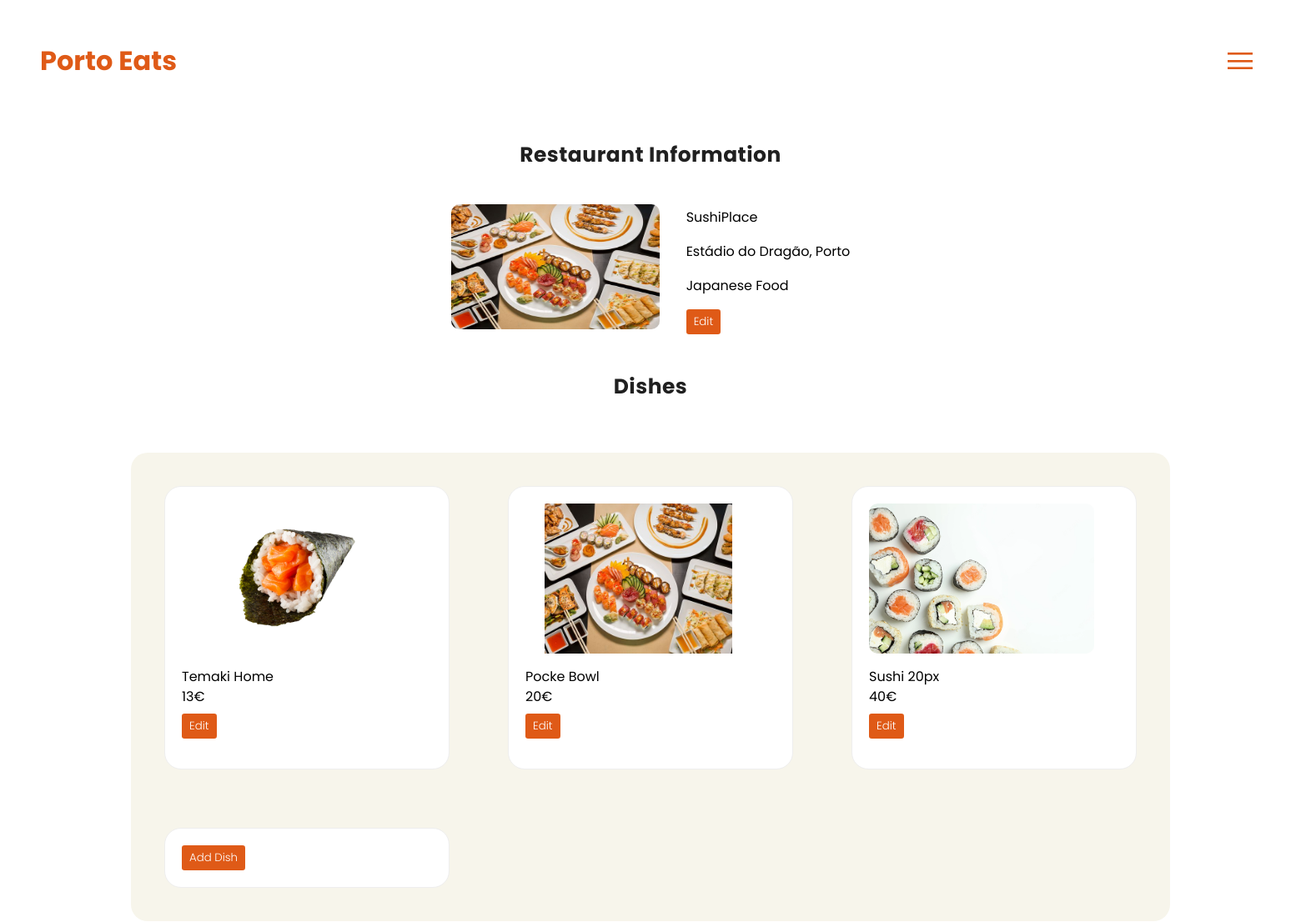
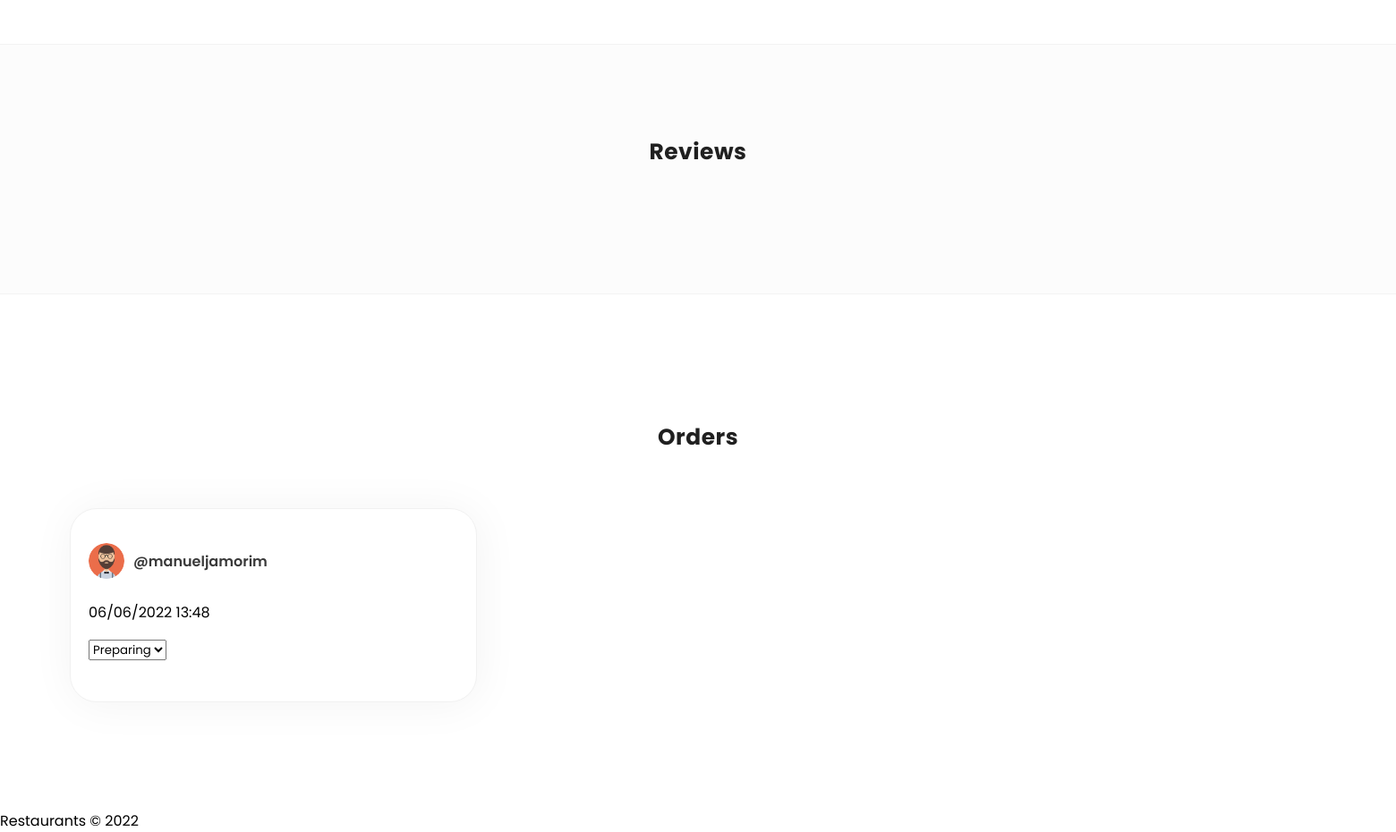
Screenshot of /restaurant_page.php?id=6 (signed in) with the database file from the repository (2 pictures, top to bottom).
### tables this page shows
CREATE TABLE Orders (
  id                INTEGER PRIMARY KEY,
  state             STRING CHECK(state == 'ready' OR state == 'preparing' OR state == 'received' OR state == 'delivered'),
  date              Date,
  id_restaurant     INTEGER References Restaurant(id),
  id_user           INTEGER References User(id)
);

CREATE TABLE User (
  id            INTEGER PRIMARY KEY,
  isOwner     BOOLEAN,
  username		STRING UNIQUE NOT NULL,
  password	    STRING NOT NULL check(length(password) >= 8),
  address        STRING,
  phoneNumber   INTEGER NOT NULL check(length(phoneNumber) == 9)
);

### database/restaurant_class.php (called while the page is built, shortened)
<?php
class Restaurant {
    public static function getRestaurantWithId(PDO $db, int $id) {
      $stmt = $db->prepare('
      SELECT  Restaurant.id as id, Restaurant.name as name, address, id_Owner, Category.id as id_Category, Category.name as category_name
      FROM Restaurant
      Inner Join Category
      On Restaurant.id_Category = Category.id
      WHERE Restaurant.id = ?
      ');
      $stmt->execute(array($id));
      if ($restaurant = $stmt->fetch()) {
        return $restaurant;
      } else return null;
      exit(0);
    }
    public static function getOrdersWithRestaurant(PDO $db, int $id){
      $stmt = $db->prepare('
        SELECT  Orders.id as id, state, date, id_user, username
        FROM Orders
        Inner Join User
        On id_user = User.id
        WHERE  id_restaurant = ?
        Order by date
      ');
      $stmt->execute(array($id));
      $orders = $stmt->fetchAll();
      $result = array();
      foreach($orders as $order) {
        array_push($result, $order);
      }
      return $result;
    }
}
?>

### database/dish_class.php (called while the page is built, shortened)
<?php
class Dish {
    static function getDishesRestaurant(PDO $db, int $id) : array {
        $stmt = $db->prepare('
        SELECT id, Dish.name, price, Dish.id_category
        FROM Dish
        WHERE id_restaurant = ?
        ');
        $stmt->execute(array($id));
        if ($dishes = $stmt->fetchAll()) {
            $result = array();
          foreach($dishes as $dish) {
            array_push($result, $dish);
          }
        } else return array();
        return $result;
    }
    static function getDishNextId(PDO $db){
        $stmt = $db-> prepare('SELECT max(id)
        FROM Dish
      ');
      $stmt->execute();
      $dish = $stmt->fetch();
      return $dish['max(id)'] + 1;
    }
}
?>

### restaurant_page.php (the view, shortened to what this page needs)
<!DOCTYPE html>
<html lang="en-US">
<head>
  <link rel="stylesheet" href="CSS/style_all.css">
  <link rel="stylesheet" href="CSS/style_restaurants.css">
  <link rel="stylesheet" href="CSS/style_my_restaurants_dishes.css">
</head>
<body class="mainpage">
<header>
        <h1><a href="/">Porto Eats</a></h1>
        <div class="toggle" onclick="toggleMenu();">
        </div>
</header>
    <div class="heading">
              <h2>Restaurant Information</h2>
    </div>
    <div id="my_restaurant_container">
      <?php
      require_once('database/connection.db.php');
      require_once('database/restaurant_class.php');
      require_once('database/dish_class.php');
      $db = getDatabaseConnection();
      $restaurant = Restaurant::getRestaurantWithId($db, $_GET['id']);
      if($restaurant!=null){
            echo
            '<div class = "crop" ><img src="IMAGES/Restaurants/'. $restaurant['id'] .'.jpeg"> </div>' .
            '<div id="profile-form"><div id="profile"> <p id="info-name" >' . $restaurant['name'] . ' </p>
            <p id="info-address">'.$restaurant['address'].'</p>
            <p id="info-category">'. $restaurant['category_name'] .'</p> </div>';
        }
      ?>
      <form class="restaurant_info" method="post">
        <button class="btn" id="btn">Edit</button>
      </form>
      </div>
    </div>
    <div class="heading">
              <h2>Dishes</h2>
    </div>
    <div id="dishes">
    <div id="dishes-container">
        <?php
            $dishes = Dish::getDishesRestaurant($db, $_GET['id']);
            foreach($dishes as $dish){
                echo '<div class="dish-box" id="'.$dish['id'].'">
                <div class = "crop" ><img src="IMAGES/Dishes/'. $dish['id'] .'.jpeg"> </div>'
                . '<p class="info name">'.$dish['name'] .'</p>'
                . '<p class="info price">'.$dish['price'] .'€</p>'
                .'
                <form id="'.$dish['id'].'" class="form_dish" method="post">
                <p><input type="file" id ="dish_image" > </p>
                <p><input type="text" id="dish_name" placeholder="Dish name"></p>
                <p><input type="number" step="0.01" min=0 id="dish_price" placeholder="Dish price"></p>
                <button class="btn" id="'.$dish['id'].'">Edit</button>
                <p id="message"> </p>
                </form>
                </div>';
            }
    $dish_count = Dish::getDishNextId($db);
    echo '<div class="dish-box"';
    echo '<div id="'.$dish_count.'">
    <form id="'.$dish_count.'" class="form_dish_add" method="post">
    <p class="dish_add_p">Photo: <input type="file" id ="dish_image" > </p>
    <p class="dish_add_p">Name: <input type="text" id="dish_name" placeholder="Dish name"></p>
    <p class="dish_add_p">Price: <input type="number" step="0.01" min=0 id="dish_price" placeholder="Dish price"></p>
    <button class="btn" id="'.$dish_count.'">Add Dish</button>
    </form>
    </div>';
    echo "</div>";
    echo "</div>";
    ?>
    <div id="reviews">
        <div class="heading">
                <h2>Reviews</h2>
        </div>
    </div>
    <div id="orders">
        <div class="heading">
                <h2>Orders</h2>
        </div>
        <div id="orders-container">
    <?php
            $orders = Restaurant::getOrdersWithRestaurant($db, $_GET['id']);
            foreach($orders as $order){
                echo '<div class="order"> <div id="'.$order['id'].'">
                <div class="profile">
                    <img src="Images/Users/'.$order['id_user'].'.png" >
                    <div class="profile-text">
                    <p class="info username">@'.$order['username'] .'</p>
                    </div>
                </div>';
                echo '<p class="info date">'.$order['date'] .'</p>';
                echo '<p><select class="info state" id="'.$order['id'].'" onchange="changeState(this)">';
                    echo '<option '; if($order['state']=="preparing") {echo 'selected="selected"';} echo 'value="preparing">Preparing</option>';
                echo '</select></p>
                </div>
                </div>';
            }
        ?>
        </div>
    </div>
    </body>
  <footer>
   <span>Restaurants &copy; 2022</span>
  </footer>
  </html>

### CSS/style_all.css (style rules this page uses)
* { font-family: 'Poppins', sans-serif; }
.mainpage { overflow-x: hidden; padding: 0; margin: 0; border: 0; }
body { height: 100%; }
header { padding: 1em; display: flex; align-items: center; justify-content: space-between; }
a { text-decoration: none; color: #DF5A17; }
.toggle { width: 50px; height: 50px; background: url(../IMAGES/menu.png); background-size: 30px; background-position: center; background-repeat: no-repeat; cursor: pointer; z-index: 9999; margin-right: 4em; margin-top: 2em; margin-left: auto; margin-bottom: 2em; }

### CSS/style_restaurants.css (style rules this page uses)
header h1 a { margin-left: 1em; }
.toggle { margin-right: 2em; }
#category, #restaurants, #dishes, #favourite-dishes { display: flex; flex-direction: column; max-width: 1000px; margin: 50px auto; }
.heading { display: flex; justify-content: space-between; align-items: center; }
.heading h2 { font-size: 1.56rem; font-weight: 700; color: #202020; letter-spacing: 0.5px; }
#restaurants-container, #dishes-container { display: flex; align-items: center; margin-top: 40px; flex-wrap: wrap; justify-content: center; }
.rest, .dish-box { margin: 20px; line-height: 0.5em; }
.crop { overflow: hidden; border-radius: 10px; margin-bottom: 1.5em; }
.crop img { width: 250px; height: 150px; border-radius: 10px; vertical-align: middle; }
.dish-box { width: 300px; border: 1px solid #eeeeee; background-color: #ffffff; padding: 20px; border-radius: 20px; position: relative; }
.dish-box img { width: 90%; height: 180px; object-fit: contain; object-position: center; margin: auto; }
#dishes-container { background-color: #F7F5EB; border-radius: 20px; grid-gap: 30px; padding: 20px; display: grid; grid-template-columns: 1fr 1fr 1fr; }
#dishes, #favourite-dishes { max-width: 100%; justify-content: center; align-items: center; }
#reviews { display: flex; flex-direction: column; justify-content: center; align-items: center; background-color: #f6f6f656; padding: 80px 0px; margin: 40px 0px; border-top: 1px solid #f3f3f3; border-bottom: 1px solid #f3f3f3; }
#reviews-container, #orders-container { display: grid; grid-template-columns: 1fr 1fr 1fr; grid-gap: 20px; width: 90%; margin-top: 40px; }
.profile { display: flex; align-items: center; }
.profile img { width:40px; height: 40px; object-fit: cover; object-position: center; border-radius: 50%; }
.profile-text { display: flex; flex-direction: column; margin-left: 10px; }
.profile-text p.info.username { color: #393939; font-size: 1rem; font-weight: 600; }
#orders { display: flex; flex-direction: column; justify-content: center; align-items: center; padding: 80px 0px; margin: 40px 0px; }
.order { background-color: #ffffff; padding: 30px 20px; border: 1px solid #f1f1f1; box-shadow: 2px 2px 50px rgba(0,0,0,0.05); border-radius: 30px; }

### CSS/style_my_restaurants_dishes.css (style rules this page uses)
.heading { display: flex; justify-content: center; }
#my_restaurant_container { display: flex; justify-content: center; align-items: center; padding: 5px; }
#my_restaurant_container img { margin-right: 2em; margin-top: 1em; }
#my_restaurant_container .crop { overflow: visible; }
#dishes { margin-top: 0; }
.btn { color: #fff; font-weight: 300; background-color: #DF5A17; border-color: #DF5A17; border: 1px solid transparent; padding: 0.25rem 0.5rem; border-radius: 0.2rem; transition: all ease 0.3s; }

### rows the page displays
orders: id_user.username "manueljamorim", date "06/06/2022 13:48", state+id "Preparing"

### other values shown
$restaurant['name'] "SushiPlace"
$restaurant['address'] "Estádio do Dragão, Porto"
$restaurant['category_name'] "Japanese Food"
$dish['name'] "Temaki Home"
$dish['price'] "13"
$dish['name'] "Pocke Bowl"
$dish['price'] "20"
$dish['name'] "Sushi 20px"
$dish['price'] "40"
